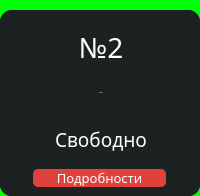
                  <widget class="QFrame" name="PC_2">
                   <property name="font">
                    <font>
                     <family>Montserrat Medium</family>
                    </font>
                   </property>
                   <property name="styleSheet">
                    <string notr="true">background-color: #00FF0A;
border-radius: 15px;</string>
                   </property>
                   <property name="frameShape">
                    <enum>QFrame::StyledPanel</enum>
                   </property>
                   <property name="frameShadow">
                    <enum>QFrame::Raised</enum>
                   </property>
                   <layout class="QVBoxLayout" name="verticalLayout_20">
                    <property name="spacing">
                     <number>0</number>
                    </property>
                    <property name="leftMargin">
                     <number>0</number>
                    </property>
                    <property name="topMargin">
                     <number>10</number>
                    </property>
                    <property name="rightMargin">
                     <number>0</number>
                    </property>
                    <property name="bottomMargin">
                     <number>0</number>
                    </property>
                    <item>
                     <widget class="QFrame" name="box_PC_2">
                      <property name="maximumSize">
                       <size>
                        <width>16777215</width>
                        <height>350</height>
                       </size>
                      </property>
                      <property name="styleSheet">
                       <string notr="true">background-color: rgb(28, 33, 34);
border-radius: 12px;</string>
                      </property>
                      <property name="frameShape">
                       <enum>QFrame::StyledPanel</enum>
                      </property>
                      <property name="frameShadow">
                       <enum>QFrame::Raised</enum>
                      </property>
                      <layout class="QVBoxLayout" name="verticalLayout_21">
                       <property name="spacing">
                        <number>0</number>
                       </property>
                       <property name="leftMargin">
                        <number>0</number>
                       </property>
                       <property name="topMargin">
                        <number>0</number>
                       </property>
                       <property name="rightMargin">
                        <number>0</number>
                       </property>
                       <property name="bottomMargin">
                        <number>0</number>
                       </property>
                       <item>
                        <widget class="QFrame" name="frame_3">
                         <property name="frameShape">
                          <enum>QFrame::StyledPanel</enum>
                         </property>
                         <property name="frameShadow">
                          <enum>QFrame::Raised</enum>
                         </property>
                         <layout class="QVBoxLayout" name="verticalLayout_22">
                          <property name="leftMargin">
                           <number>0</number>
                          </property>
                          <property name="rightMargin">
                           <number>0</number>
                          </property>
                          <item>
                           <widget class="QFrame" name="num_PC_2">
                            <property name="font">
                             <font>
                              <family>Montserrat Medium</family>
                             </font>
                            </property>
                            <property name="frameShape">
                             <enum>QFrame::StyledPanel</enum>
                            </property>
                            <property name="frameShadow">
                             <enum>QFrame::Raised</enum>
                            </property>
                            <layout class="QHBoxLayout" name="horizontalLayout_9">
                             <property name="leftMargin">
                              <number>11</number>
                             </property>
                             <item>
                              <widget class="QLabel" name="num_2">
                               <property name="font">
                                <font>
                                 <family>Montserrat Medium</family>
                                 <pointsize>-1</pointsize>
                                 <weight>7</weight>
                                 <italic>false</italic>
                                 <bold>false</bold>
                                </font>
                               </property>
                               <property name="layoutDirection">
                                <enum>Qt::LeftToRight</enum>
                               </property>
                               <property name="styleSheet">
                                <string notr="true">color: #fff; font-size: 28px;font: 57 28px &quot;Montserrat Medium&quot;;</string>
                               </property>
                               <property name="text">
                                <string>№2</string>
                               </property>
                               <property name="alignment">
                                <set>Qt::AlignCenter</set>
                               </property>
                              </widget>
                             </item>
                            </layout>
                           </widget>
                          </item>
                          <item>
                           <widget class="QFrame" name="timer_PC_2">
                            <property name="font">
                             <font>
                              <family>Montserrat Medium</family>
                             </font>
                            </property>
                            <property name="frameShape">
                             <enum>QFrame::StyledPanel</enum>
                            </property>
                            <property name="frameShadow">
                             <enum>QFrame::Raised</enum>
                            </property>
                            <layout class="QHBoxLayout" name="horizontalLayout_10">
                             <property name="leftMargin">
                              <number>11</number>
                             </property>
                             <item>
                              <widget class="QLabel" name="timer_2">
                               <property name="font">
                                <font>
                                 <family>Montserrat Medium</family>
                                 <pointsize>-1</pointsize>
                                 <weight>7</weight>
                                 <italic>false</italic>
                                 <bold>false</bold>
                                </font>
                               </property>
                               <property name="styleSheet">
                                <string notr="true">color: #fff;  font: 57 25px &quot;Montserrat Medium&quot;;</string>
                               </property>
                               <property name="text">
                                <string>00:00:00</string>
                               </property>
                               <property name="alignment">
                                <set>Qt::AlignCenter</set>
                               </property>
                              </widget>
                             </item>
                            </layout>
                           </widget>
                          </item>
                          <item>
                           <widget class="QFrame" name="line_2">
                            <property name="maximumSize">
                             <size>
                              <width>200</width>
                              <height>2</height>
                             </size>
                            </property>
                            <property name="styleSheet">
                             <string notr="true">background-color: #7B7B7B;</string>
                            </property>
                            <property name="frameShape">
                             <enum>QFrame::StyledPanel</enum>
                            </property>
                            <property name="frameShadow">
                             <enum>QFrame::Raised</enum>
                            </property>
                           </widget>
                          </item>
                         </layout>
                        </widget>
                       </item>
                       <item>
                        <widget class="QFrame" name="frame_4">
                         <property name="maximumSize">
                          <size>
                           <width>16777215</width>
                           <height>150</height>
                          </size>
                         </property>
                         <property name="frameShape">
                          <enum>QFrame::StyledPanel</enum>
                         </property>
                         <property name="frameShadow">
                          <enum>QFrame::Raised</enum>
                         </property>
                         <layout class="QVBoxLayout" name="verticalLayout_23">
                          <property name="spacing">
                           <number>0</number>
                          </property>
                          <property name="leftMargin">
                           <number>0</number>
                          </property>
                          <property name="topMargin">
                           <number>0</number>
                          </property>
                          <property name="rightMargin">
                           <number>0</number>
                          </property>
                          <property name="bottomMargin">
                           <number>0</number>
                          </property>
                          <item>
                           <widget class="QFrame" name="info_PC_2">
                            <property name="maximumSize">
                             <size>
                              <width>16777215</width>
                              <height>42</height>
                             </size>
                            </property>
                            <property name="font">
                             <font>
                              <family>Montserrat Medium</family>
                             </font>
                            </property>
                            <property name="frameShape">
                             <enum>QFrame::StyledPanel</enum>
                            </property>
                            <property name="frameShadow">
                             <enum>QFrame::Raised</enum>
                            </property>
                            <layout class="QHBoxLayout" name="horizontalLayout_11">
                             <property name="leftMargin">
                              <number>11</number>
                             </property>
                             <item>
                              <widget class="QLabel" name="info_2">
                               <property name="font">
                                <font>
                                 <family>Montserrat Medium</family>
                                 <pointsize>-1</pointsize>
                                 <weight>7</weight>
                                 <italic>false</italic>
                                 <bold>false</bold>
                                </font>
                               </property>
                               <property name="styleSheet">
                                <string notr="true">color: #fff; font-size: 19px;
font: 57 19px &quot;Montserrat Medium&quot;;</string>
                               </property>
                               <property name="text">
                                <string>Свободно</string>
                               </property>
                               <property name="alignment">
                                <set>Qt::AlignCenter</set>
                               </property>
                              </widget>
                             </item>
                            </layout>
                           </widget>
                          </item>
                          <item>
                           <widget class="QFrame" name="btn_details_PC_2">
                            <property name="maximumSize">
                             <size>
                              <width>16777215</width>
                              <height>60</height>
                             </size>
                            </property>
                            <property name="frameShape">
                             <enum>QFrame::StyledPanel</enum>
                            </property>
                            <property name="frameShadow">
                             <enum>QFrame::Raised</enum>
                            </property>
                            <layout class="QHBoxLayout" name="horizontalLayout_12">
                             <item>
                              <widget class="QPushButton" name="details_2">
                               <property name="maximumSize">
                                <size>
                                 <width>133</width>
                                 <height>40</height>
                                </size>
                               </property>
                               <property name="font">
                                <font>
                                 <family>Montserrat Medium</family>
                                 <pointsize>10</pointsize>
                                 <weight>7</weight>
                                 <italic>false</italic>
                                 <bold>false</bold>
                                </font>
                               </property>
                               <property name="styleSheet">
                                <string notr="true">QPushButton{
background-color: rgb(224, 65, 61);
color: #fff;
border-radius: 5px;
font: 57 10pt &quot;Montserrat Medium&quot;;
}

QPushButton:hover{
background-color: rgb(204, 5, 0);
}</string>
                               </property>
                               <property name="text">
                                <string>Подробности</string>
                               </property>
                              </widget>
                             </item>
                            </layout>
                           </widget>
                          </item>
                         </layout>
                        </widget>
                       </item>
                      </layout>
                     </widget>
                    </item>
                   </layout>
                  </widget>
